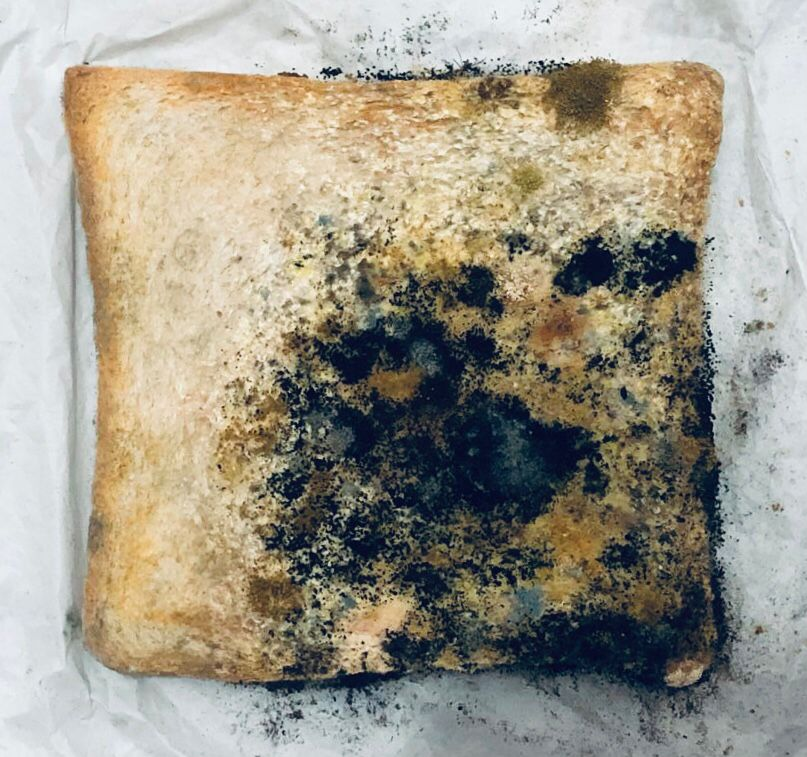
#> input picture Project/Day14.jpeg, 807 x 757 px
$ jupyter execute 'Day14 Dilation.ipynb'
#> lines starting #> are read from the running program, lines starting #| are printed output that depends on the picture; after the words box and inside, x2 and y2 are one past the last pixel; in counts of white or black regions, pixels touching at a corner belong together
[cell 1]
import cv2
import numpy as np

# Load an image
image = cv2.imread('Day14.jpeg', cv2.IMREAD_GRAYSCALE)
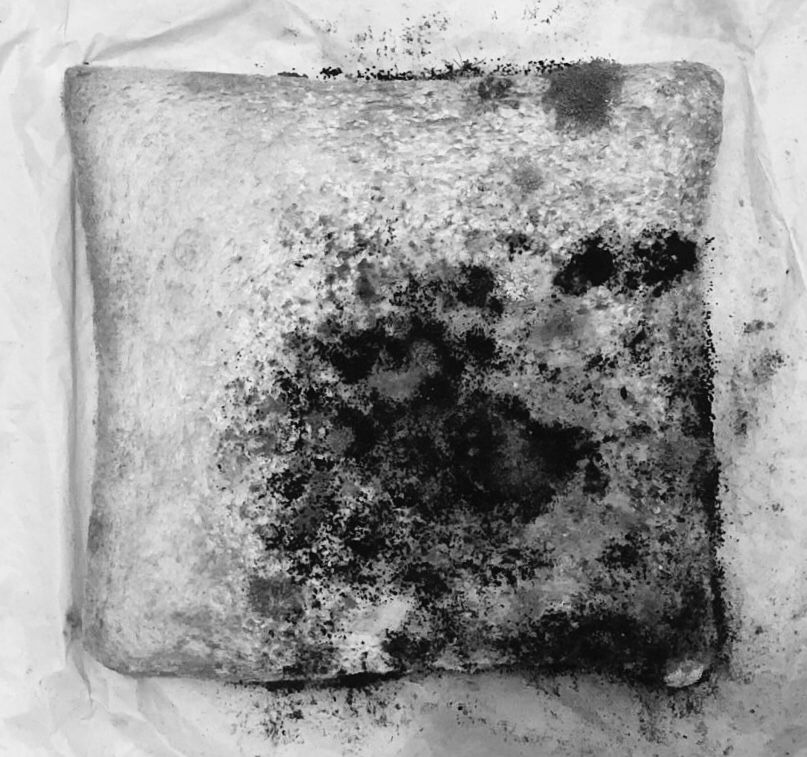
#> image: shape (757, 807); min 0, max 255, mean 152.1

# Apply thresholding to create a binary image
_, binary_image = cv2.threshold(image, 120, 255, cv2.THRESH_BINARY)
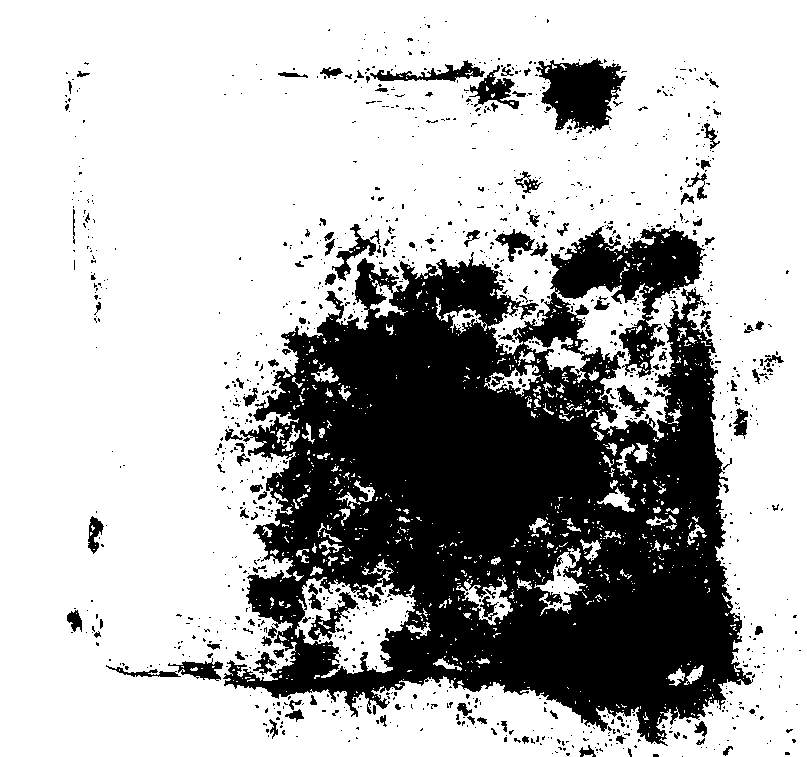
#> binary_image: shape (757, 807); 70.5% white; 1175 black regions (1045 under 20 px), largest, box (x1, y1, x2, y2) and area: (223, 226, 753, 746) 159689, (536, 58, 626, 131) 4097, (370, 60, 485, 82) 868

# Define different structuring elements
kernel_rect = cv2.getStructuringElement(cv2.MORPH_RECT, (5, 5))
kernel_ellipse = cv2.getStructuringElement(cv2.MORPH_ELLIPSE, (5, 5))
kernel_cross = cv2.getStructuringElement(cv2.MORPH_CROSS, (5, 5))

# Apply dilation with different structuring elements
dilated_rect = cv2.dilate(binary_image, kernel_rect, iterations=1)
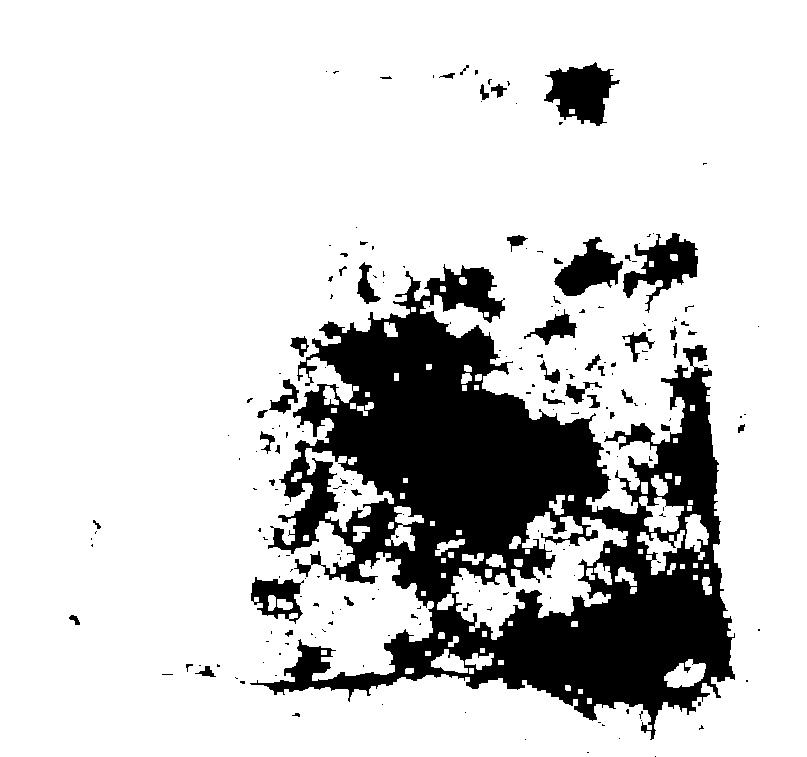
#> dilated_rect: shape (757, 807); 81.2% white; 207 black regions (158 under 20 px), largest, box (x1, y1, x2, y2) and area: (250, 264, 735, 740) 100945, (544, 62, 620, 126) 2815, (623, 233, 698, 313) 2489
dilated_ellipse = cv2.dilate(binary_image, kernel_ellipse, iterations=1)
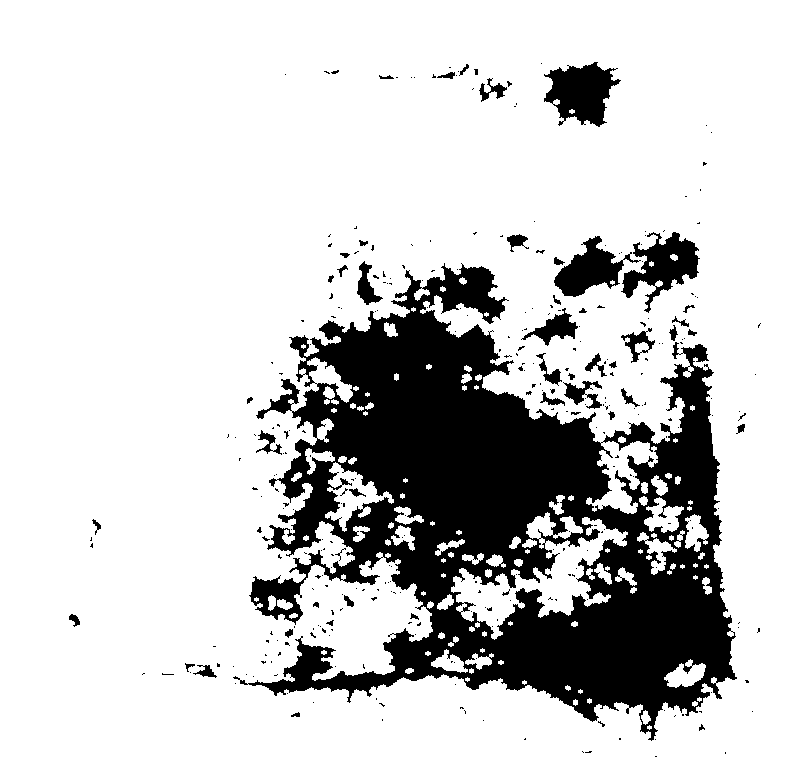
#> dilated_ellipse: shape (757, 807); 79.8% white; 332 black regions (283 under 20 px), largest, box (x1, y1, x2, y2) and area: (233, 263, 737, 741) 109091, (544, 62, 621, 127) 3004, (621, 232, 700, 313) 2744
dilated_cross = cv2.dilate(binary_image, kernel_cross, iterations=1)
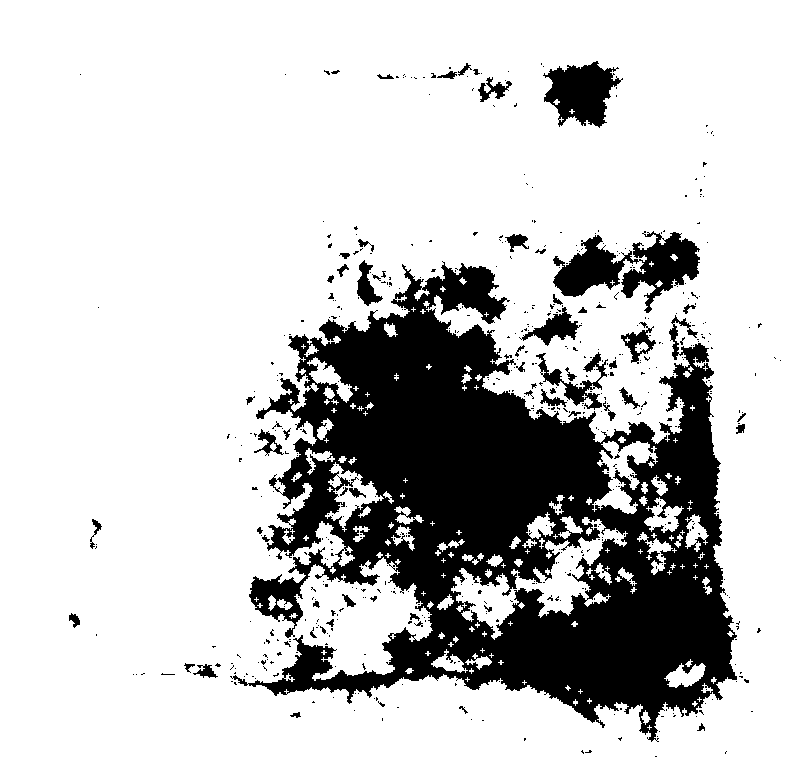
#> dilated_cross: shape (757, 807); 78.4% white; 577 black regions (517 under 20 px), largest, box (x1, y1, x2, y2) and area: (230, 261, 737, 742) 115417, (553, 231, 700, 313) 5500, (543, 61, 623, 128) 3178

# Display the original and dilated images
cv2.imshow('Original', binary_image)
cv2.imshow('Dilated - Rectangle', dilated_rect)
cv2.imshow('Dilated - Ellipse', dilated_ellipse)
cv2.imshow('Dilated - Cross', dilated_cross)

cv2.waitKey(0)
cv2.destroyAllWindows()

$ run again, with Project/Day01.jpeg copied over Project/Day14.jpeg
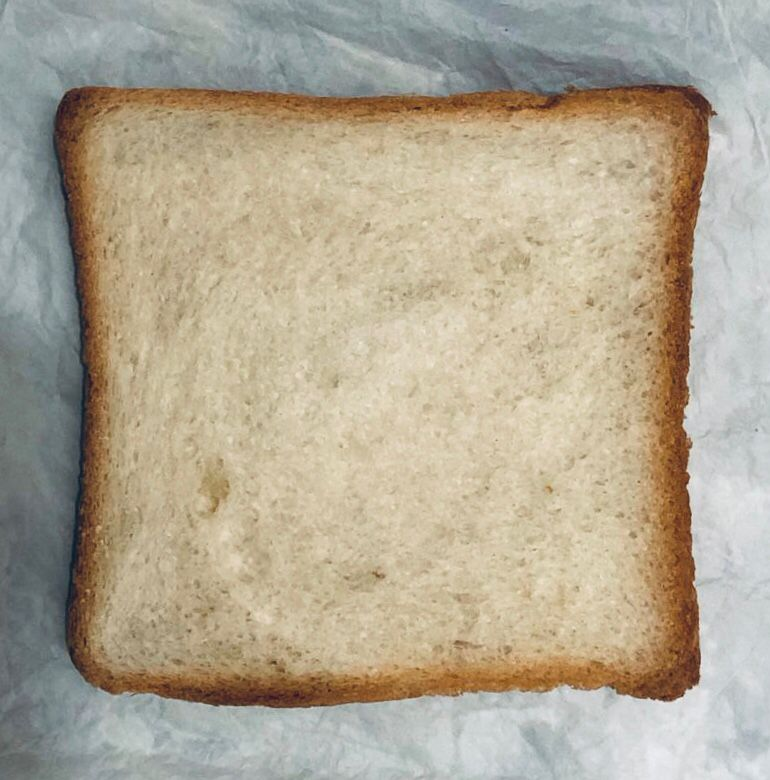
#> input picture Project/Day01.jpeg, 770 x 780 px
#> `_, binary_image = cv2.threshold(image, 120, 255, cv2.THRESH_BINARY)`:
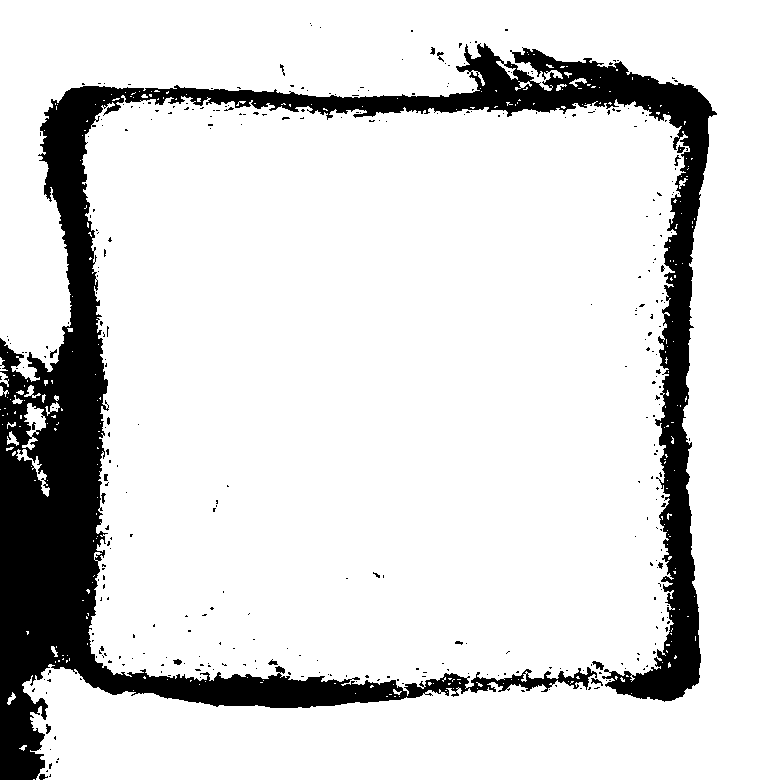
#> binary_image: shape (780, 770); 85.7% white; 351 black regions (332 under 20 px), largest, box (x1, y1, x2, y2) and area: (0, 43, 717, 780) 84077, (592, 661, 604, 670) 57, (591, 678, 603, 686) 42
#> dilated_rect: shape (780, 770); 90% white; 49 black regions (35 under 20 px), largest, box (x1, y1, x2, y2) and area: (0, 88, 391, 780) 39672, (171, 49, 711, 699) 18721, (516, 53, 560, 69) 240
#> dilated_ellipse: shape (780, 770); 89.5% white; 106 black regions (89 under 20 px), largest, box (x1, y1, x2, y2) and area: (0, 88, 393, 780) 40989, (168, 48, 713, 700) 20285, (0, 397, 29, 444) 485
#> `dilated_cross = cv2.dilate(binary_image, kernel_cross, iterations=1)`:
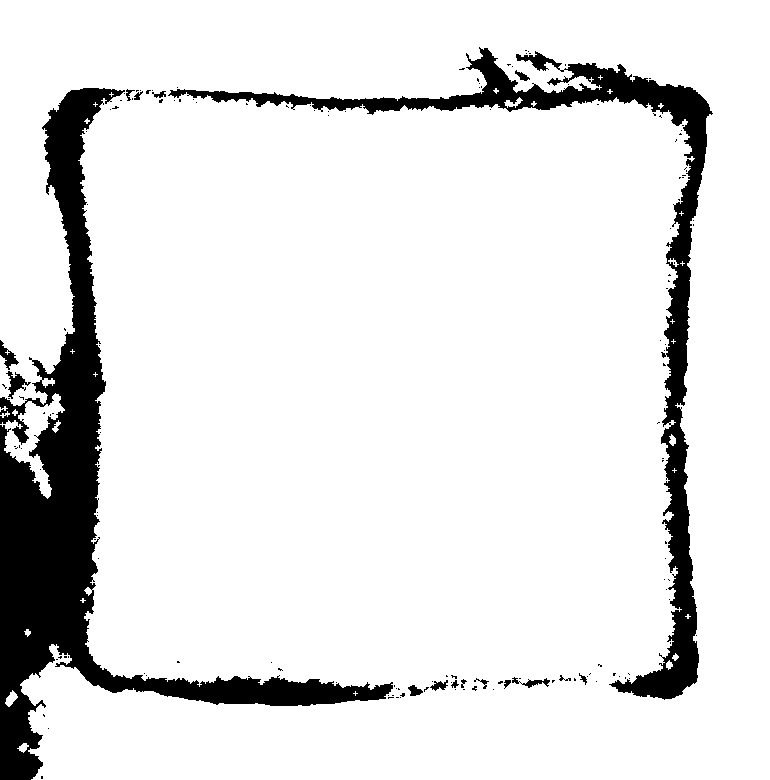
#> dilated_cross: shape (780, 770); 89% white; 153 black regions (136 under 20 px), largest, box (x1, y1, x2, y2) and area: (0, 88, 393, 780) 42710, (168, 47, 713, 700) 21935, (6, 371, 31, 399) 262

$ run again, with Project/Day02.jpeg copied over Project/Day14.jpeg
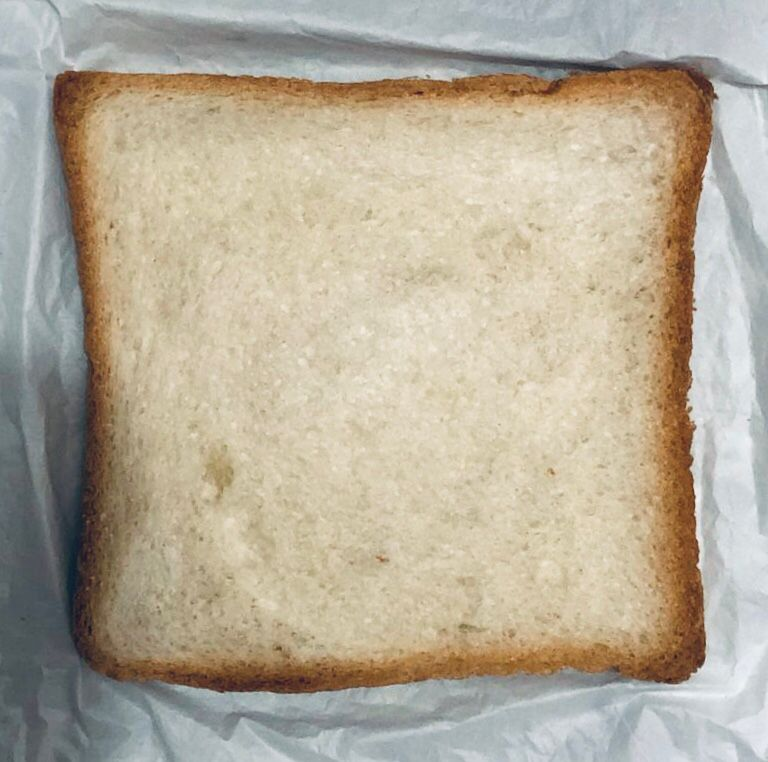
#> input picture Project/Day02.jpeg, 768 x 762 px
#> `_, binary_image = cv2.threshold(image, 120, 255, cv2.THRESH_BINARY)`:
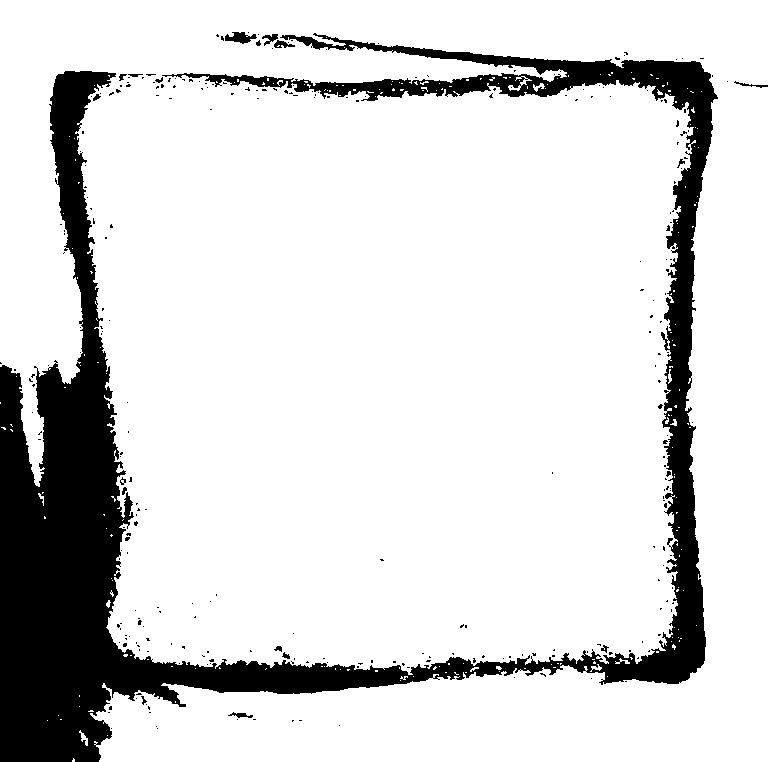
#> binary_image: shape (762, 768); 84.8% white; 281 black regions (263 under 20 px), largest, box (x1, y1, x2, y2) and area: (0, 33, 718, 762) 87180, (225, 32, 257, 44) 222, (262, 34, 278, 46) 89
#> dilated_rect: shape (762, 768); 88.7% white; 48 black regions (32 under 20 px), largest, box (x1, y1, x2, y2) and area: (0, 73, 405, 762) 50432, (395, 48, 714, 682) 13914, (316, 81, 422, 95) 457
#> dilated_ellipse: shape (762, 768); 88.2% white; 65 black regions (44 under 20 px), largest, box (x1, y1, x2, y2) and area: (0, 73, 406, 762) 51476, (393, 47, 715, 682) 14939, (315, 81, 422, 95) 579
#> `dilated_cross = cv2.dilate(binary_image, kernel_cross, iterations=1)`:
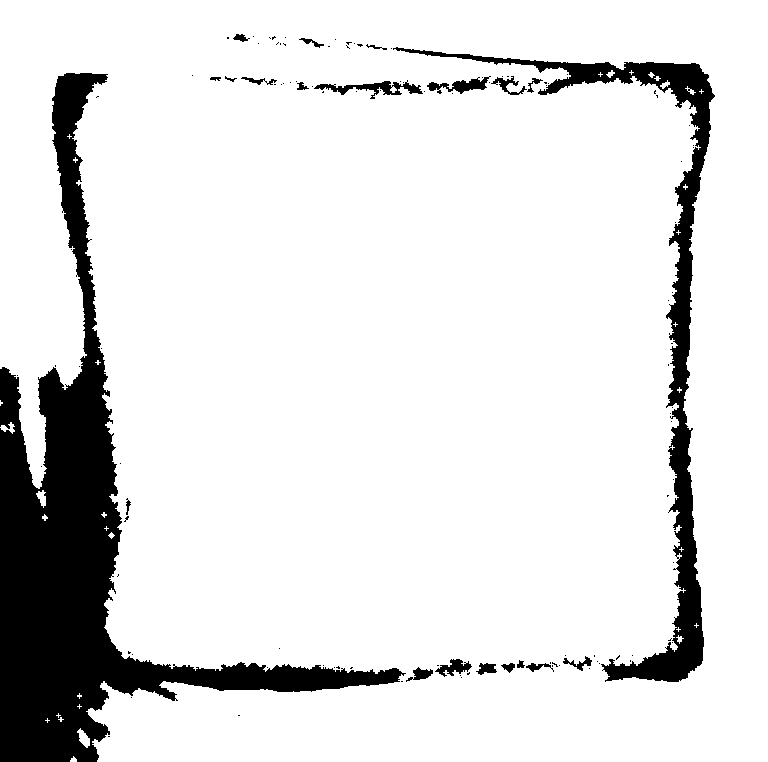
#> dilated_cross: shape (762, 768); 87.8% white; 116 black regions (95 under 20 px), largest, box (x1, y1, x2, y2) and area: (0, 73, 406, 762) 52457, (393, 47, 715, 682) 15864, (314, 80, 423, 99) 697

$ run again, with Project/Day03.jpeg copied over Project/Day14.jpeg
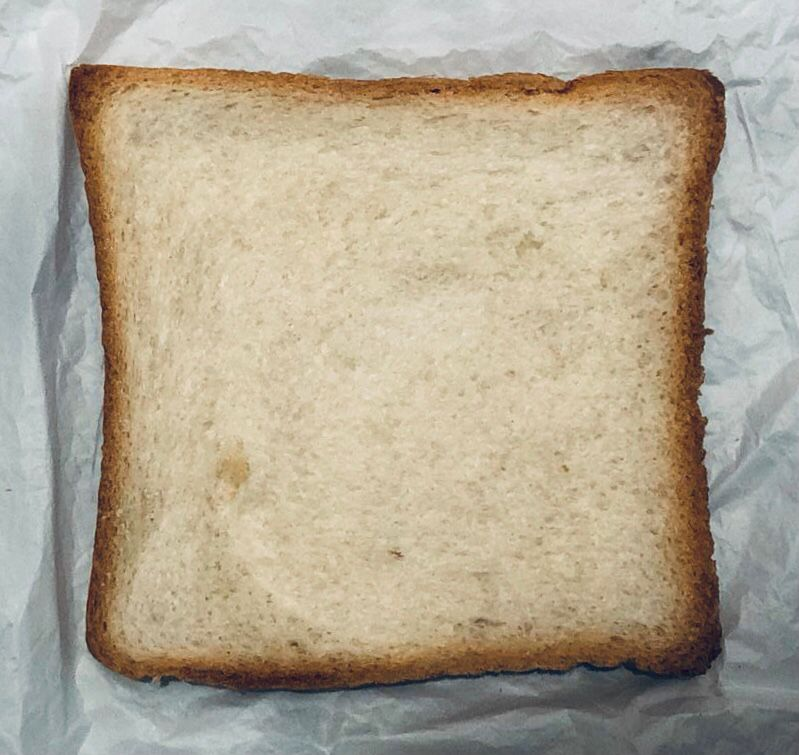
#> input picture Project/Day03.jpeg, 799 x 755 px
#> `_, binary_image = cv2.threshold(image, 120, 255, cv2.THRESH_BINARY)`:
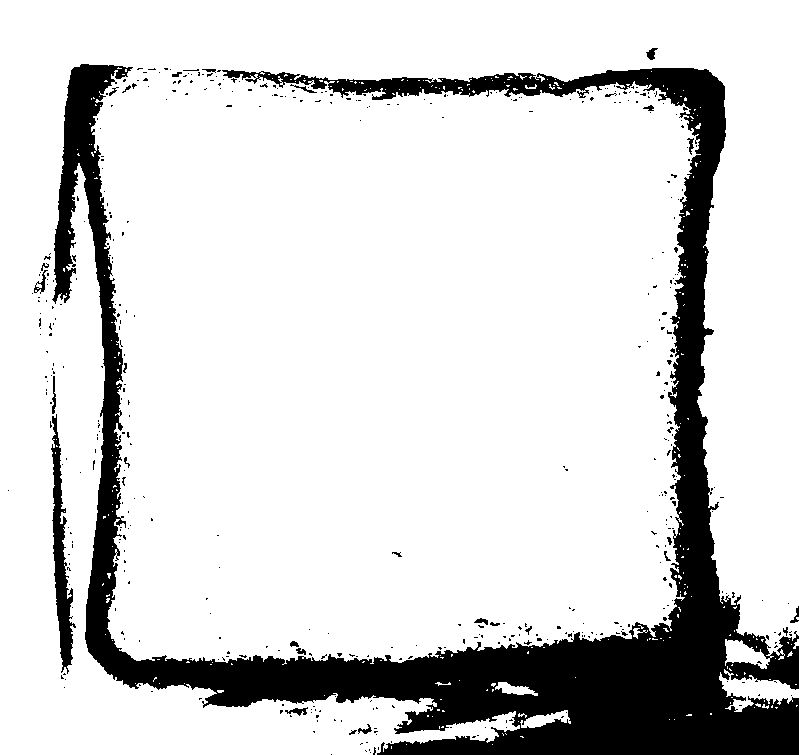
#> binary_image: shape (755, 799); 84.1% white; 454 black regions (425 under 20 px), largest, box (x1, y1, x2, y2) and area: (52, 64, 799, 755) 90818, (51, 414, 76, 674) 2462, (34, 270, 48, 294) 100
#> dilated_rect: shape (755, 799); 88.5% white; 41 black regions (29 under 20 px), largest, box (x1, y1, x2, y2) and area: (57, 66, 799, 755) 65980, (55, 456, 70, 664) 1062, (734, 648, 799, 686) 861
#> dilated_ellipse: shape (755, 799); 88% white; 59 black regions (48 under 20 px), largest, box (x1, y1, x2, y2) and area: (56, 66, 799, 755) 68453, (54, 455, 71, 665) 1149, (733, 648, 799, 688) 949
#> `dilated_cross = cv2.dilate(binary_image, kernel_cross, iterations=1)`:
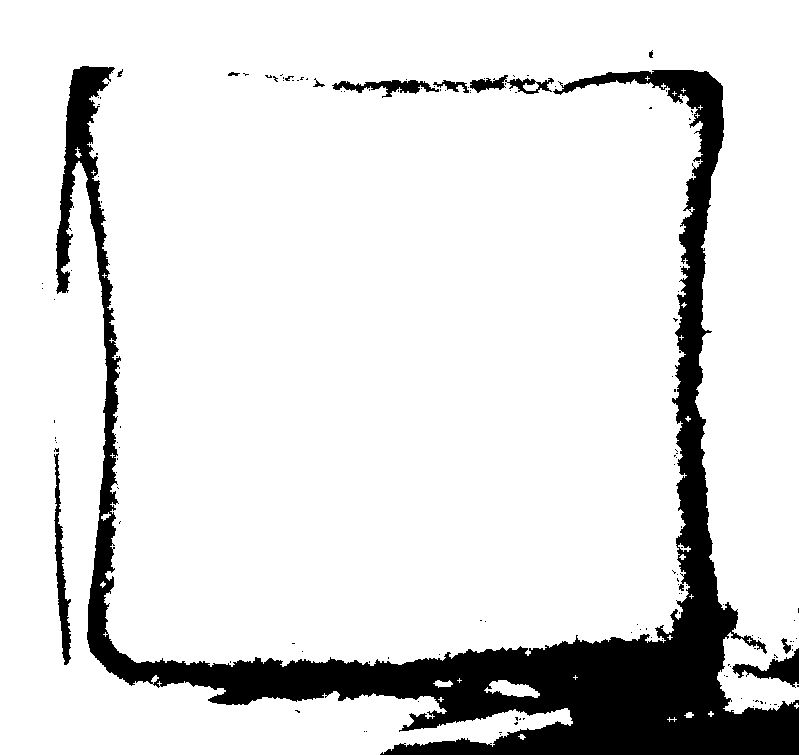
#> dilated_cross: shape (755, 799); 87.5% white; 144 black regions (132 under 20 px), largest, box (x1, y1, x2, y2) and area: (56, 66, 799, 755) 70858, (54, 453, 71, 665) 1294, (732, 648, 799, 688) 1015
